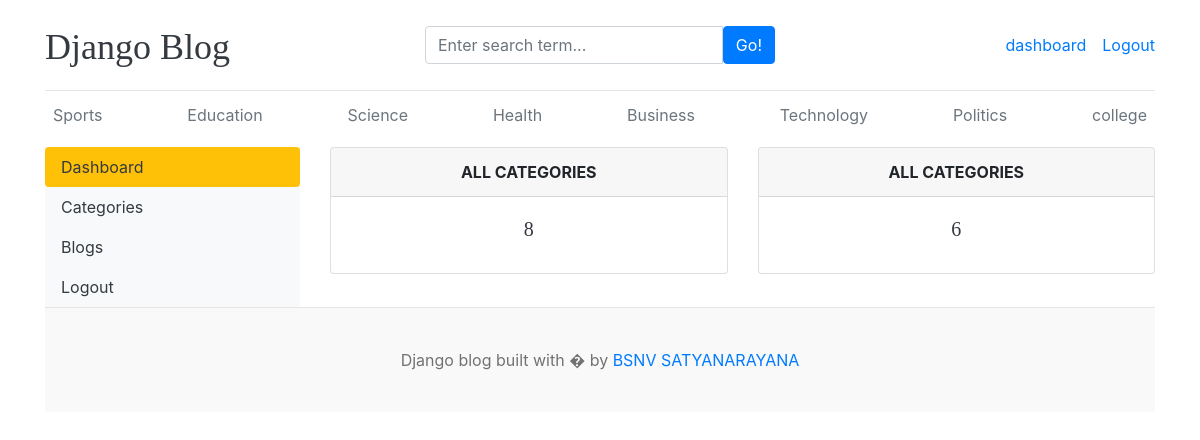
The page /dashboard/ (signed in) on the database its author committed.
### blog/models.py (models this page shows, shortened)
class Category(models.Model):
    category_name=models.CharField(max_length=50,unique=True)
    created_at=models.DateTimeField(auto_now_add=True)
    updated_at=models.DateTimeField(auto_now=True)
    class Meta:
        verbose_name_plural='categories'

### dashboards/views.py (the view)
# urls.py: path('',views.dashboard,name='dashboard'),
@login_required(login_url='login')
def dashboard(request):
    category_count=Category.objects.all().count()
    blogs_count=Blog.objects.all().count()
    context={
        'category_count':category_count,
        'blogs_count':blogs_count,
    }
    return render(request,'dashboard/dashboard.html',context)

### blog/context_processors.py (called while the page is built)
def get_categories(request):
    categories=Category.objects.all()
    return dict(categories=categories)

def get_social_links(request):
    social_links=SocialLink.objects.all()
    return dict(social_links=social_links)

### templates/dashboard/dashboard.html
{% extends 'base.html' %}
{% block content %}
  <div class="row">
    <div class="col-md-3">
      <div class="nav flex-column nav-pills bg-light" arial-orientation="vertical">
        <a href="" class="nav-link text-dark bg-warning">Dashboard</a>
        <a href="" class="nav-link text-dark">Categories</a>
        <a href="" class="nav-link text-dark">Blogs</a>
        <a href="" class="nav-link text-dark">Logout</a>
      </div>
    </div>
    <div class="col-md-9">
      <div class="row">
        <div class="col">
          <div class="card border-default mb-3">
            <div class="card-header text-center text-uppercase font-weight-bold">All Categories</div>
            <div class="card-body text-dark">
              <h5 class="card-title text-center">{{category_count}}</h5>
            </div>
          </div>
        </div>
        <div class="col">
          <div class="card border-default mb-3">
            <div class="card-header text-center text-uppercase font-weight-bold">All Categories</div>
            <div class="card-body text-dark">
              <h5 class="card-title text-center">{{blogs_count}}</h5>
            </div>
          </div>
        </div>
      </div>
    </div>
  </div>
{% endblock %}

### templates/base.html (shortened to what this page needs)
{% load static %}
<!DOCTYPE html>
<html lang="en">
<head>
    <link href="https://getbootstrap.com/docs/4.0/dist/css/bootstrap.min.css" rel="stylesheet">
    <link href="{% static 'css/blog.css' %}" rel="stylesheet">
  </head>
<body>
    <div class="container">
      <header class="blog-header py-3">
        <div class="row flex-nowrap justify-content-between align-items-center">
          <div class="col-4 pt-1">
            <a class="blog-header-logo text-dark" href="/">Django Blog</a>
          </div>
          <div class="col-4">
             <form action="{% url 'search' %}" method="GET">
              <div class="input-group">
                <input class="form-control" type="text" name="keyword" value="{{keyword}}" placeholder="Enter search term..." aria-label="Enter search term..." aria-describedby="button-search" />
                <button type="submit" class="btn btn-primary" id="button-search" type="button">Go!</button>
            </div>
             </form>
          </div>
          <div class="col-4 d-flex justify-content-end align-items-center">
            {% if not user.is_authenticated %}
            <a class="btn btn-sm btn-warning" href="{% url 'login' %}">Login</a> &nbsp;
            <a class="btn btn-sm btn-outline-secondary" href="{% url 'register' %}">Register</a>
          </div>
            {% else %}
            <span><a href="{% url 'dashboard' %}">dashboard</a></span>
            <span><a href="{% url 'logout' %}">Logout</a></span>
            {% endif %}
        </div>
      </header>
      <div class="nav-scroller py-1 mb-2">
        <nav class="nav d-flex justify-content-between">
          {% for cat in categories %}
          <a class="p-2 text-muted" href="{% url 'posts_by_category' cat.id %}">{{cat.category_name}}</a>
          {% endfor %}
        </nav>
      </div>
{% block content %}
{% endblock  %}
<footer class="blog-footer">
    <p>Django blog built with � by <a href="#">BSNV SATYANARAYANA</a></p>
  </footer>
  </body>
  </html>

### project1/static/css/blog.css (style rules this page uses)
.blog-header { border-bottom: 1px solid #e5e5e5; }
.blog-header-logo { font-family: "Playfair Display", Georgia, "Times New Roman", serif; font-size: 2.25rem; }
h1, h2, h3, h4, h5, h6 { font-family: "Playfair Display", Georgia, "Times New Roman", serif; }
.blog-footer { padding: 2.5rem 0; color: #727272; text-align: center; background-color: #f9f9f9; border-top: .05rem solid #e5e5e5; }
.blog-footer p:last-child { margin-bottom: 0; }

### rows shown on the page
Category: category_name "Sports"
Category: category_name "Education"
Category: category_name "Science"
Category: category_name "Health"
Category: category_name "Business"
Category: category_name "Technology"
Category: category_name "Politics"
Category: category_name "college"

### other values the page prints
{{ category_count }} "8"
{{ blogs_count }} "6"
